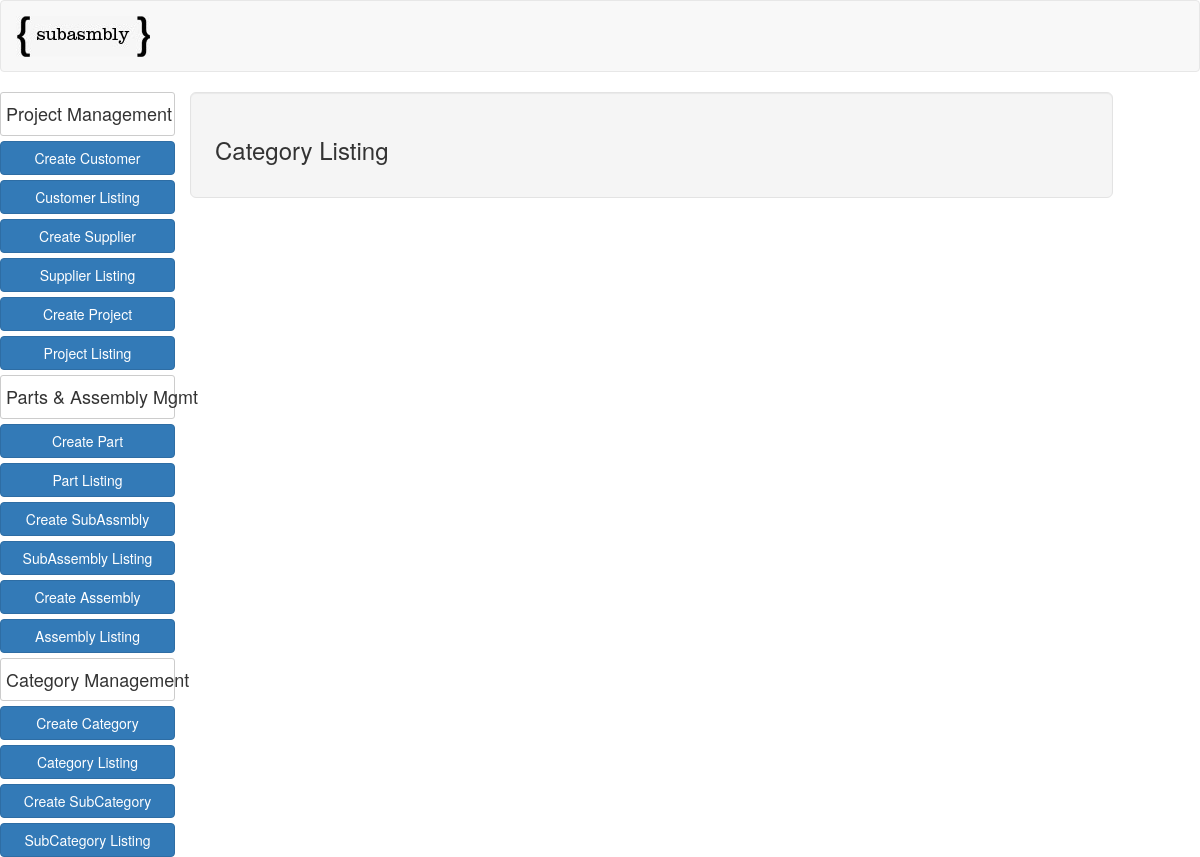
The page /category_list/ on the database as committed earlier.
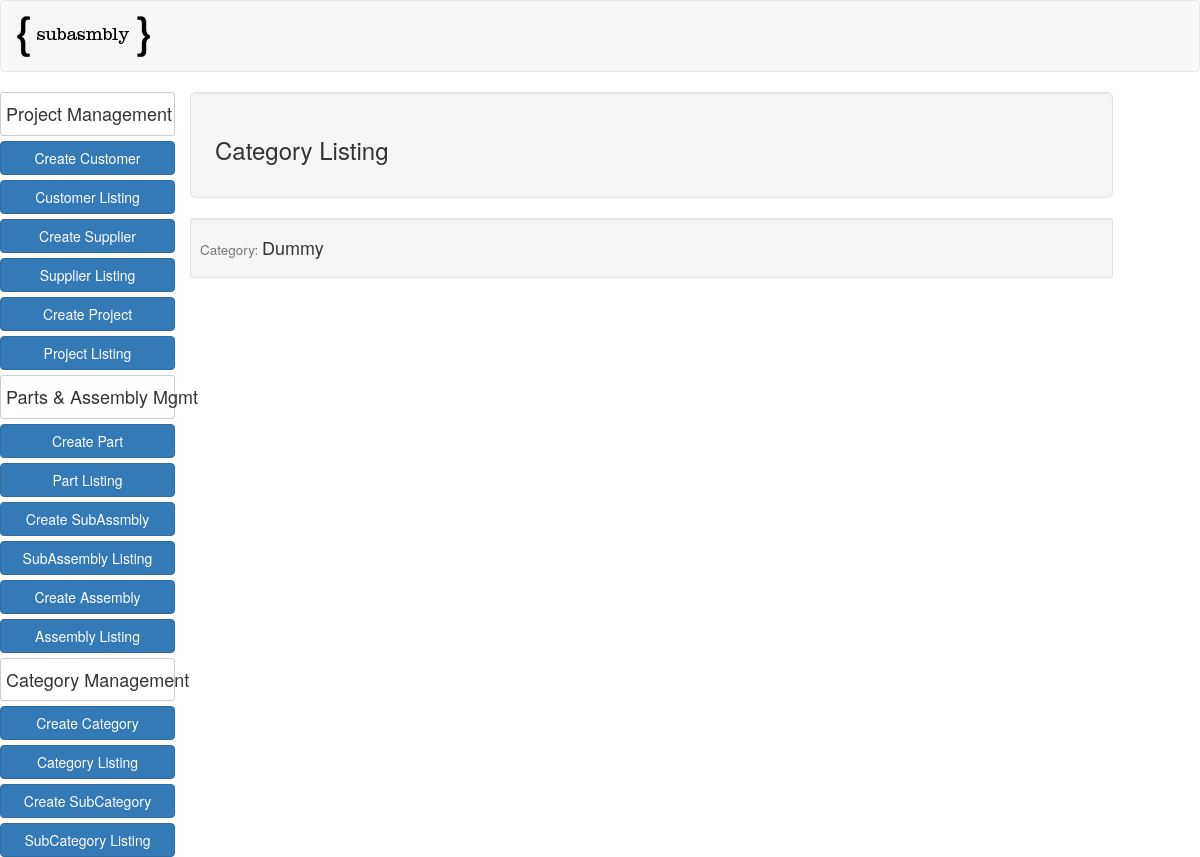
The same page on the database as committed later.
### app/models.py (models this page shows, shortened)
class Category(models.Model):
    category = models.CharField(max_length=30)

### app/views.py (the view)
# urls.py: url(r'^category_list/$', CategoryListView.as_view(), name="category_list_view"),
class CategoryListView(ListView):
    model = Category
    def get_queryset(self):
        return Category.objects.all()

### templates/app/category_list.html
{% extends "bom.html" %}
{% block content %}
<div class="row">
  <div class="col-md-12 well well-lg">
    <h3 class="pull-left">Category Listing</h3>
  </div>
        {% for object in object_list %}
            <div class="col-md-12 well well-sm">
              <h4><small>Category: </small>{{object.category}}</h4>
            </div>
        {% endfor %}
  </div>
</div>
{% endblock %}

Rows that differ between the two databases and show on the page:
added Category: category "Dummy"
